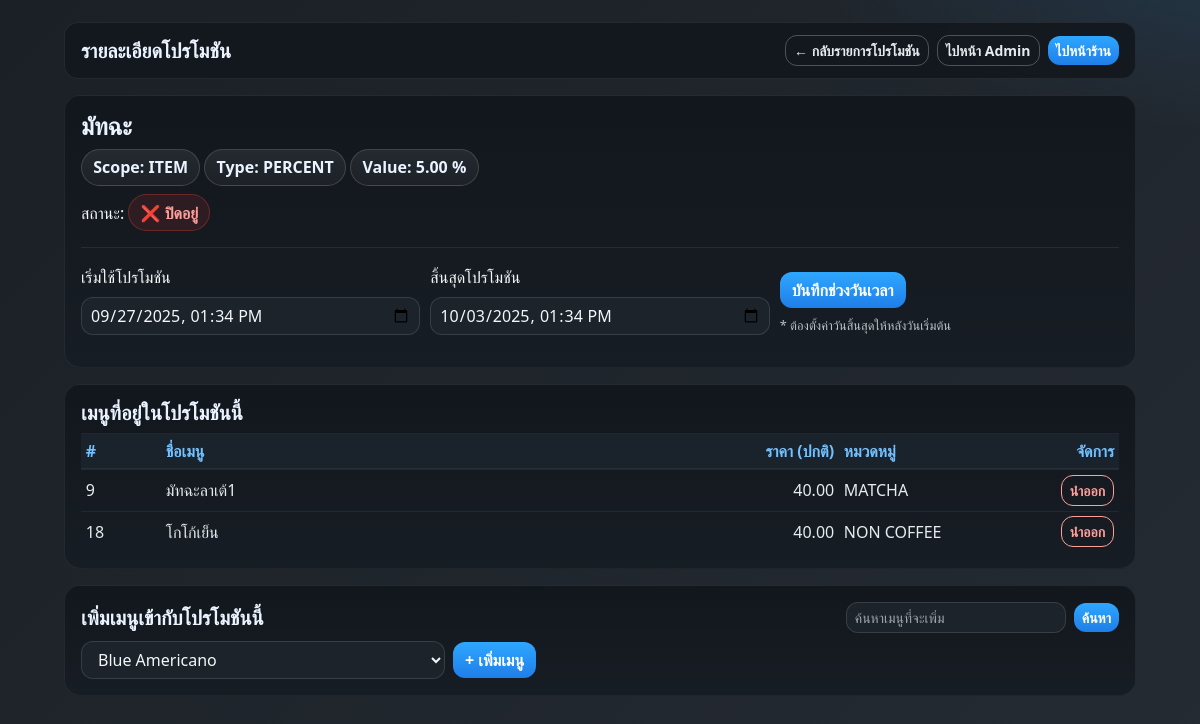
The page /admin/promo_detail.php?id=7 on the database as committed earlier.
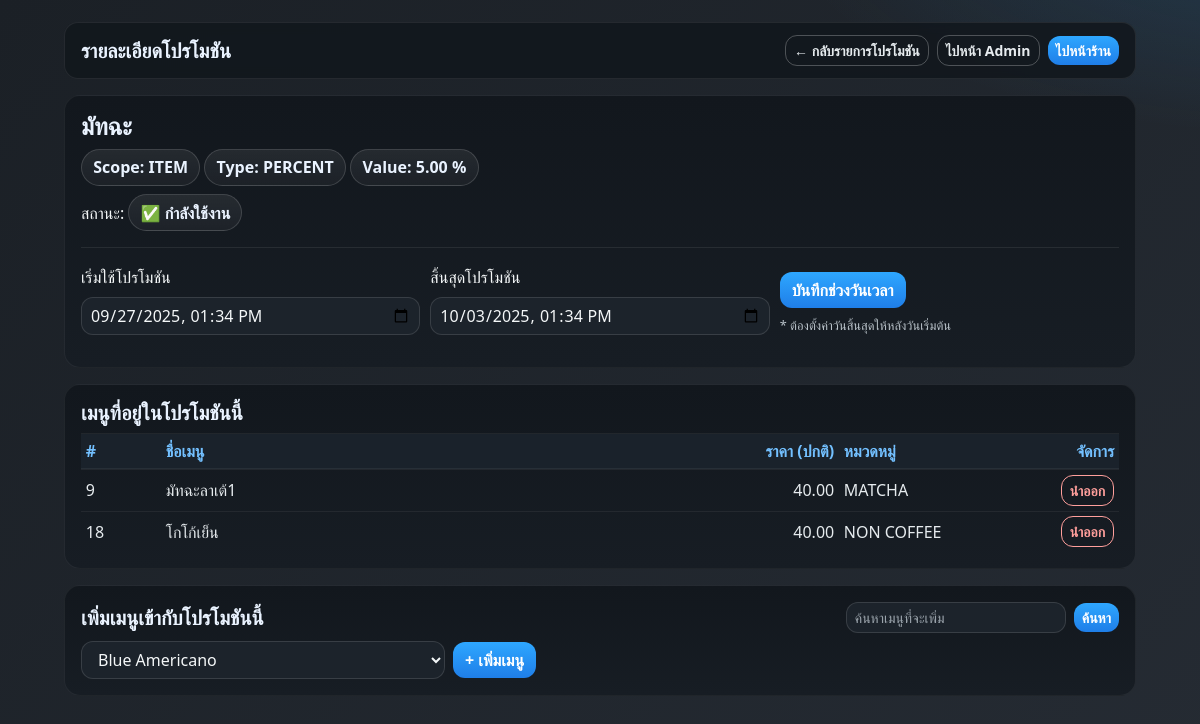
The same page on the database as committed later.
### admin/promo_detail.php (the view, shortened to what the changed rows need)
<?php
require __DIR__ . '/../db.php';
$conn->set_charset('utf8mb4');
try { $conn->query("SET time_zone = 'Asia/Bangkok'"); }
catch (\mysqli_sql_exception $e) { $conn->query("SET time_zone = '+07:00'"); }
$promo_id = isset($_GET['id']) ? (int)$_GET['id'] : 0;
$stmt = $conn->prepare("SELECT promo_id, name, scope, discount_type, discount_value, min_order_total, max_discount, start_at, end_at, is_active FROM promotions WHERE promo_id=?");
$stmt->bind_param('i', $promo_id);
$stmt->execute();
$promo = $stmt->get_result()->fetch_assoc();
?>
<!doctype html>
<html lang="th">
<head>
<link rel="stylesheet"
 href="https://stackpath.bootstrapcdn.com/bootstrap/4.5.2/css/bootstrap.min.css">
<link rel="stylesheet"
 href="https://cdn.jsdelivr.net/npm/bootstrap-icons@1.10.5/font/bootstrap-icons.css">
</head>
<body>
<div class="wrap">
  <div class="cardx mb-3">
    <div class="d-flex justify-content-between align-items-start flex-wrap">
      <div class="mr-3">
        <div class="mt-2">
          สถานะ:
          <?php if($promo['is_active']): ?>
            <span class="badge-pillx">✅ กำลังใช้งาน</span>
          <?php else: ?>
            <span class="badge-pillx badge-pill-danger">❌ ปิดอยู่</span>
          <?php endif; ?>
        </div>
      </div>
    </div>
  </div>
  <div class="cardx mb-3">
    <div class="table-responsive">
      <table class="table table-sm mb-0">
        <thead>
          <tr>
            <th style="width:80px">#</th>
            <th>ชื่อเมนู</th>
            <th style="width:140px" class="text-right">ราคา (ปกติ)</th>
            <th style="width:160px">หมวดหมู่</th>
            <th style="width:120px" class="text-right">จัดการ</th>
          </tr>
        </thead>
      </table>
    </div>
  </div>
</div>
</body>
</html>

Rows that differ between the two databases and show on the page:
changed promotions "มัทฉะ": is_active 0 → 1 (drawn)
Other text that changed with them:
text no longer shown: "❌ ปิดอยู่"
text now shown: "✅ กำลังใช้งาน"
